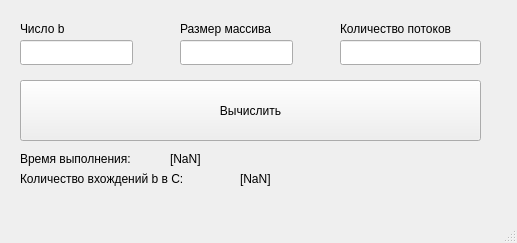
<?xml version="1.0" encoding="UTF-8"?>
<ui version="4.0">
 <class>MainWindow</class>
 <widget class="QMainWindow" name="MainWindow">
  <property name="geometry">
   <rect>
    <x>0</x>
    <y>0</y>
    <width>517</width>
    <height>243</height>
   </rect>
  </property>
  <property name="windowTitle">
   <string>MainWindow</string>
  </property>
  <widget class="QWidget" name="centralwidget">
   <widget class="QLineEdit" name="lineEdit">
    <property name="geometry">
     <rect>
      <x>20</x>
      <y>40</y>
      <width>113</width>
      <height>25</height>
     </rect>
    </property>
   </widget>
   <widget class="QLabel" name="label">
    <property name="geometry">
     <rect>
      <x>20</x>
      <y>20</y>
      <width>67</width>
      <height>17</height>
     </rect>
    </property>
    <property name="text">
     <string>Число b</string>
    </property>
   </widget>
   <widget class="QLabel" name="label_2">
    <property name="geometry">
     <rect>
      <x>180</x>
      <y>20</y>
      <width>141</width>
      <height>17</height>
     </rect>
    </property>
    <property name="text">
     <string>Размер массива</string>
    </property>
   </widget>
   <widget class="QLineEdit" name="lineEdit_2">
    <property name="geometry">
     <rect>
      <x>180</x>
      <y>40</y>
      <width>113</width>
      <height>25</height>
     </rect>
    </property>
   </widget>
   <widget class="QLabel" name="label_3">
    <property name="geometry">
     <rect>
      <x>340</x>
      <y>20</y>
      <width>161</width>
      <height>17</height>
     </rect>
    </property>
    <property name="text">
     <string>Количество потоков</string>
    </property>
   </widget>
   <widget class="QLineEdit" name="lineEdit_3">
    <property name="geometry">
     <rect>
      <x>340</x>
      <y>40</y>
      <width>141</width>
      <height>25</height>
     </rect>
    </property>
   </widget>
   <widget class="QPushButton" name="pushButton">
    <property name="geometry">
     <rect>
      <x>20</x>
      <y>80</y>
      <width>461</width>
      <height>61</height>
     </rect>
    </property>
    <property name="text">
     <string>Вычислить</string>
    </property>
   </widget>
   <widget class="QLabel" name="label_4">
    <property name="geometry">
     <rect>
      <x>20</x>
      <y>150</y>
      <width>151</width>
      <height>17</height>
     </rect>
    </property>
    <property name="text">
     <string>Время выполнения:</string>
    </property>
   </widget>
   <widget class="QLabel" name="label_5">
    <property name="geometry">
     <rect>
      <x>20</x>
      <y>170</y>
      <width>211</width>
      <height>17</height>
     </rect>
    </property>
    <property name="text">
     <string>Количество вхождений b в С:</string>
    </property>
   </widget>
   <widget class="QLabel" name="label_6">
    <property name="geometry">
     <rect>
      <x>170</x>
      <y>150</y>
      <width>67</width>
      <height>17</height>
     </rect>
    </property>
    <property name="text">
     <string>[NaN]</string>
    </property>
   </widget>
   <widget class="QLabel" name="label_7">
    <property name="geometry">
     <rect>
      <x>240</x>
      <y>170</y>
      <width>67</width>
      <height>17</height>
     </rect>
    </property>
    <property name="text">
     <string>[NaN]</string>
    </property>
   </widget>
  </widget>
  <widget class="QMenuBar" name="menubar">
   <property name="geometry">
    <rect>
     <x>0</x>
     <y>0</y>
     <width>517</width>
     <height>22</height>
    </rect>
   </property>
  </widget>
  <widget class="QStatusBar" name="statusbar"/>
 </widget>
 <resources/>
 <connections/>
</ui>
